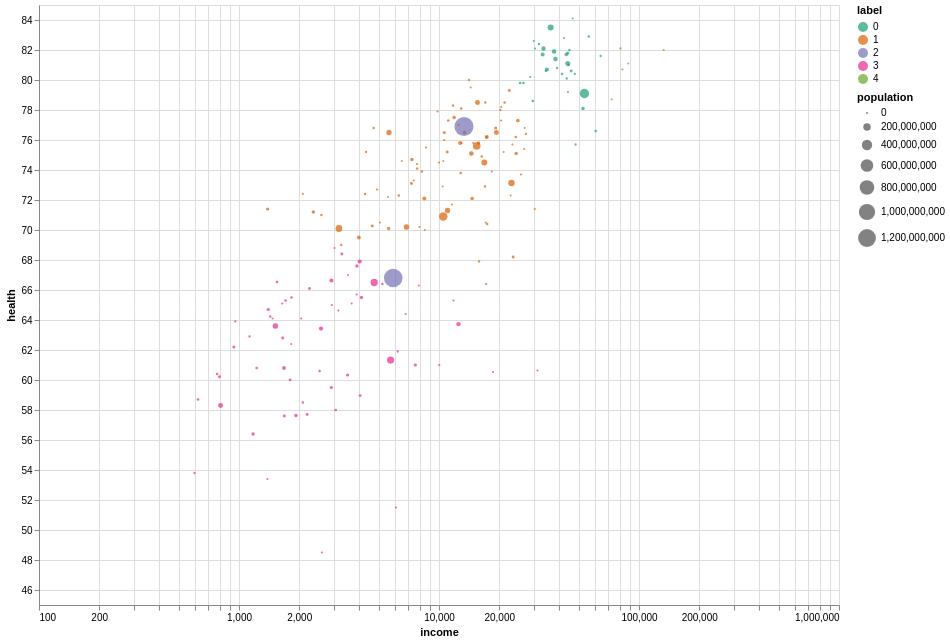

Notebook cell for this chart:
### Code cell
(
    alt.Chart(gapminder)
    .mark_circle()
    .encode(
        alt.X("income:Q", scale=alt.Scale(type="log")),
        alt.Y("health:Q", scale=alt.Scale(zero=False)),
        size="population:Q",
        color=alt.Color("label:N", scale=alt.Scale(scheme="dark2")),
        tooltip=list(gapminder.columns),
    )
    .properties(width=800, height=600)
    .interactive()
)

### Figure 1 — Vega-Lite specification as saved in the notebook (floating-point values rounded to 4 significant figures; data arrays with more than 128 entries replaced by an {"elided": "..."} marker saying what was removed)
{"config": {"view": {"continuousWidth": 300, "continuousHeight": 300}}, "data": {"name": "data-6a4fb9de0e637296760ed7916c7b590c"}, "mark": {"type": "circle"}, "encoding": {"color": {"field": "label", "scale": {"scheme": "dark2"}, "type": "nominal"}, "size": {"field": "population", "type": "quantitative"}, "tooltip": [{"field": "country", "type": "nominal"}, {"field": "income", "type": "quantitative"}, {"field": "health", "type": "quantitative"}, {"field": "population", "type": "quantitative"}, {"field": "label", "type": "quantitative"}], "x": {"field": "income", "scale": {"type": "log"}, "type": "quantitative"}, "y": {"field": "health", "scale": {"zero": false}, "type": "quantitative"}}, "height": 600, "params": [{"name": "param_4", "select": {"type": "interval", "encodings": ["x", "y"]}, "bind": "scales"}], "width": 800, "$schema": "https://vega.github.io/schema/vega-lite/v5.20.1.json", "datasets": {"data-6a4fb9de0e637296760ed7916c7b590c": {"elided": "187 records"}}}
